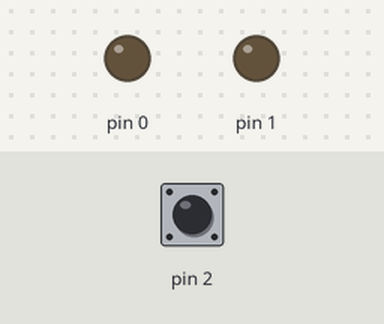
Simulated run of this sketch. Board: Arduino Uno, built with avr-gcc and run on an emulated ATmega328P. Parts: output pins drawn as LEDs (lit = HIGH). The inputs (shaded band) are chosen by the test bench; at power-on: pin 2 HIGH.

Above: at 1.2 s.
1.3 s: pin 2 pulled LOW for 0.15 s
At 2.9 s:
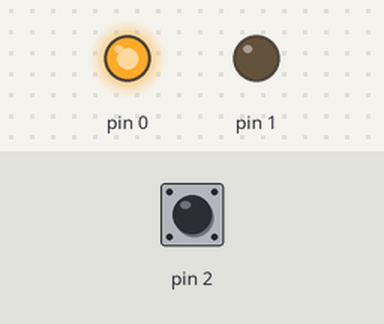
4.4 s: pin 2 pulled LOW for 3.2 s
At 4.8 s:
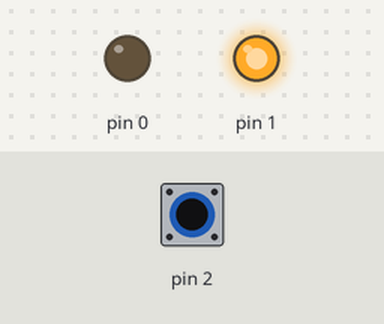
At 7.2 s:
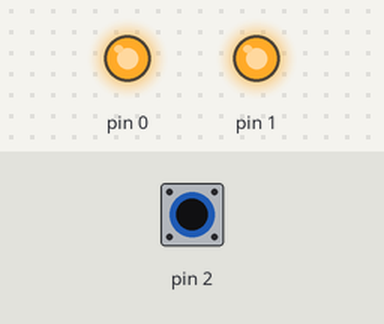
Timing chart, 0 to 15.1 s (numbered marks = the images above; inputs shaded):
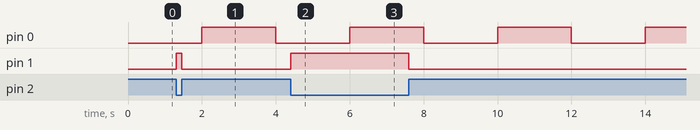

Measured:
- after the input at 1.3 s, pin 1: LOW → HIGH at once, → LOW 0.15 s later
- after the input at 4.4 s, pin 1: LOW → HIGH at once, → LOW 3.2 s later
- by itself, pin 0: alternates HIGH for 2.0 s and LOW for 2.0 s

The sketch:

millis.ino
```cpp
#define LED_BLINK PB0  // Пин 5 (PB0) — мигающий светодиод
#define LED_BUTTON PB1 // Пин 6 (PB1) — светодиод по кнопке
#define BUTTON     PB2 // Пин 7 (PB2) — кнопка на GND

// Переменная для хранения времени последнего переключения светодиода.
// Важно использовать unsigned long, так как millis() возвращает именно этот тип данных!
unsigned long previousMillis = 0;

// Интервал мигания в миллисекундах (2000 мс = 2 секунды)
const long interval = 2000;

void setup() {
  // Настраиваем пины светодиодов как выходы
  pinMode(LED_BLINK, OUTPUT);
  pinMode(LED_BUTTON, OUTPUT);

  // Настраиваем пин кнопки как вход с внутренней подтяжкой к VCC (5V).
  // При нажатии на кнопку читаем LOW, при отпущенной — HIGH.
  pinMode(BUTTON, INPUT_PULLUP);
}

void loop() {
  // --- ШАГ 1: Мгновенный опрос кнопки ---
  // На каждом проходе бесконечного цикла loop() мы первым делом проверяем кнопку.
  // Так как delay() отсутствуют, эта проверка происходит сотни тысяч раз в секунду.
  if (digitalRead(BUTTON) == LOW) {
    digitalWrite(LED_BUTTON, HIGH); // Кнопка нажата — светодиод мгновенно загорается
  } else {
    digitalWrite(LED_BUTTON, LOW);  // Кнопка отпущена — светодиод мгновенно гаснет
  }

  // --- ШАГ 2: Неблокирующая проверка времени ---
  // Берем текущее время (сколько миллисекунд прошло с момента включения микроконтроллера)
  unsigned long currentMillis = millis();

  // Вычисляем, сколько времени прошло с последнего переключения: (currentMillis - previousMillis)
  // Если прошло 2000 мс или больше — пора менять состояние светодиода!
  if (currentMillis - previousMillis >= interval) {

    // Запоминаем текущее время как «точку отсчета» для следующего 2-секундного интервала
    previousMillis = currentMillis;

    // Считываем текущее состояние пина PB0 и инвертируем его (!):
    // Если было LOW (0), станет HIGH (1) и наоборот. Светодиод переключается!
    digitalWrite(LED_BLINK, !digitalRead(LED_BLINK));
  }

  // Цикл loop() моментально завершается и тут же начинается заново с ШАГА 1.
  // Пока 2 секунды не истекли, условие в ШАГЕ 2 просто пропускается,
  // а кнопка продолжат опрашиваться без малейших задержек.
}
```
